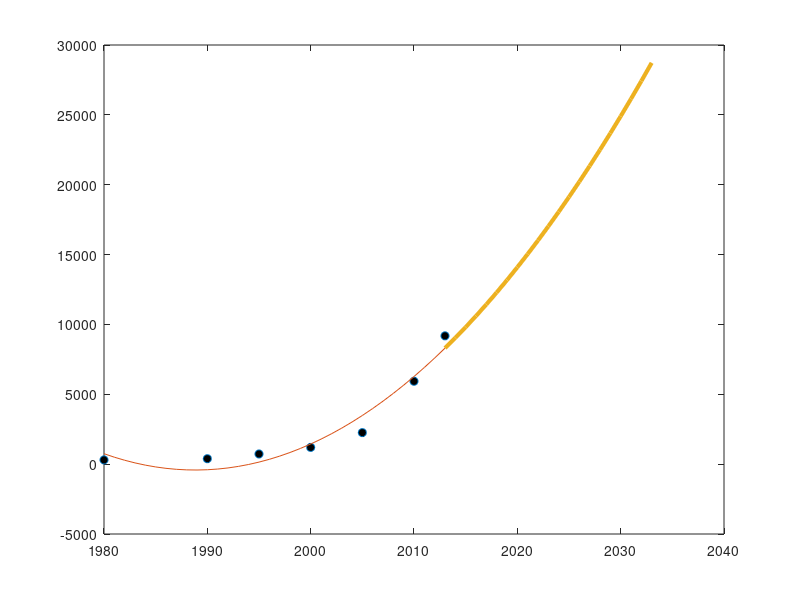

MATLAB code for this plot:
t = [2013, 2010, 2005, 2000, 1995, 1990, 1980]';
g = [9184, 5931, 2257, 1198, 728, 390, 303]';

d = 2
P = polyfit(t, g, d);

tt = [1980:2013]';
gg = polyval(P, tt);

plot(t, g, 'o', 'MarkerFaceColor', 'k');
hold on;
plot(tt, gg);

tt = [2013:2033]';
gg = polyval(P, tt);
plot(tt, gg, 'LineWidth', 3);